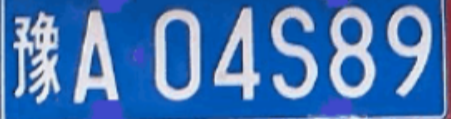
#> input picture test1.png, 451 x 119 px, found by its file name
$ python '车牌字符——模板匹配项目.py'
#> lines starting #> are read from the running program, lines starting #| are printed output that depends on the picture; after the words box and inside, x2 and y2 are one past the last pixel; in counts of white or black regions, pixels touching at a corner belong together
'''（模板匹配）'''

import cv2, os
import numpy as np

# 读取模板
template_chars = ['0', '1', '2', '3', '4', '5', '6', '7', '8', '9',
            'A', 'B', 'C', 'D', 'E', 'F', 'G', 'H', 'J', 'K',
            'L', 'M', 'N', 'P', 'Q', 'R', 'S', 'T', 'U', 'V', 'W', 'X', 'Y', 'Z',
            '藏', '川', '鄂', '甘', '赣', '贵', '桂', '黑', '沪', '吉',
            '冀', '津', '晋', '京', '辽', '鲁', '蒙', '闽', '宁',
            '青', '琼', '陕', '苏', '皖', '湘', '新', '渝', '豫', '粤', '云', '浙']

# 图片预处理
def pre_processing(image):
    '''对图片进行预处理，保证后续操作的结果'''
    #第一步：将图片的高转换为120，保证各个函数传入参数的适用性
    target_height = 120
    h, w, _ = image.shape
    resize_ratio = target_height/h
    image = cv2.resize(image, None, fx=resize_ratio, fy=resize_ratio)
    #第二部：去噪
    image = cv2.GaussianBlur(image, (3, 3), 0)
    #第三步：转换为灰度图
    gray_image = cv2.cvtColor(image, cv2.COLOR_BGR2GRAY)
    # cv2.imshow("gray_image", gray_image)
    # cv2.waitKey()
    return gray_image


# 图像分割
def get_segment(gray_image):
    '''得到图像分割结果，区分出字符和非字符区域'''
    #第一步:使用0tsu阅值分割算法对分割出字符和非字符区域
    ret,  thresh_image = cv2. threshold(gray_image, 200, 255,cv2.THRESH_BINARY + cv2.THRESH_OTSU)
    #第二步:比较分割结果中白色和黑色像素数量，保证字符区域是白色
    area_white = 0
    area_black = 0
    height, width = gray_image.shape
    for i in range(width):
        for j in range(height):
            if thresh_image[j, i]==0:
                area_black += 1
            else:
                area_white += 1
        if area_white > area_black:
            thresh_image = 255 - thresh_image
    # cv2.imshow("thresh_image", thresh_image)
    # cv2.waitKey()
    return thresh_image


# 单个字符外接矩形
def get_rectangles(thresh_image, draw_contours=False, draw_rectangle=False):
    '''获取一张阈值分割结果，返回单个字符的外接矩形坐标列表
        draw_contours:显示轮廓绘制的结果
        draw_rectangle:显示矩形绘制的结果
    '''
    # 轮廓检测
    th1 = cv2.dilate(thresh_image, None)  # 膨胀
    contours, hierachy = cv2.findContours(th1, cv2.RETR_EXTERNAL, cv2.CHAIN_APPROX_SIMPLE)
    # 轮廓可视化
    th1_bgr = cv2.cvtColor(th1, cv2.COLOR_GRAY2BGR)  # 把单通道变成三通道，方便显示彩色
    if draw_contours:
        cv2.drawContours(th1_bgr, contours, -1, (0,0,255), 2)
        # cv2.imshow("contours", th1_bgr)
        # cv2.waitKey()

    '''外接矩形（包围框的提取于绘制）'''
    words = []  # 保存所有字符的外接矩形
    height, width = th1.shape  # 拿到整张图片的高和宽
    for contour in contours:  # 拿到每条轮廓的点的坐标
        rect = cv2.boundingRect(contour)  # 获取当前轮廓的外接矩形
        # 只保留高宽比在1.5-3.5范围内的矩形，并且这个矩形的高/整张图像的高大于0.3
        if rect[3] / rect[2] > 1.5 and rect[3] / rect[2] < 3.5 and rect[3] / height > 0.3:
            words.append(rect)  # 将当前矩形加入矩形列表
            if draw_rectangle:
                cv2.rectangle(th1_bgr, (rect[0], rect[1]), (rect[0] + rect[2], rect[1] + rect[3]),
                             (255, 255, 0), 3)  # 绘制矩形
                # cv2.imshow("rectangle", th1_bgr)
                # cv2.waitKey()
    return words

# 单字符图片列表
def get_single_words(image, words):
    '''对矩形从左至右排序，并且提取每一个矩形的ori; image：二值图片，words：矩形列表'''
    #根据每个元素的第一个值进行从小到大的排序
    words.sort(key=lambda x:x[0])
    #提取单个字符的ori，把单个字符的图片保存在words——imgs中
    words_imgs = []
    for rect in words:
        #取左上角xy坐标分别为(rect[0], rect[1]), 宽和高分别为rect[2]和rect[3]的ori
        current_img = image[rect[1]:rect[1]+rect[3], rect[0]:rect[0]+rect[2]]
        words_imgs.append(current_img)
        cv2.imshow("current_img",current_img)
        cv2.waitKey()
    return words_imgs


def read_directory(directory_name):
    '''遍历文件夹，返回文件夹下所有文件的路径'''
    referImg_list = []
    for filename in os.listdir(directory_name):
        referImg_list.append(directory_name + "/" + filename)
    return referImg_list

def get_templates():
    '''获取字符模板图片路径'''
    # 获取中文字符模板路径
    chinese_words = []
    for i in range(34, 64):
        c_word = read_directory('D:\\desk\\images\\refer1\\' + template_chars[i])
        chinese_words.append(c_word)
    # 获取英文和数字字符模板路径
    english_words = []
    for i in range(0, 34):
        c_word = read_directory('D:\\desk\\images\\refer1\\' + template_chars[i])
        english_words.append(c_word)
    return chinese_words, english_words

def get_charactor(char_img, templates, match_chinese=True):
    '''根据字符模板获取最佳匹配字符，并返回
    char_img: 要识别的字符图片， templates: 模板路径列表，natch_chinese: 是否匹配中文'''
    best_score = 0 #记录最高得分
    best_char = '' #记录最高得分对应的字符
    # TO DO：遍历所有字符模板，i代表字符序号，返回最高得分的字符
    for i in range(len(templates)):
        current_char_paths = templates[i] #拿到第i个字符所有模板图片路径
        for current_char_path in current_char_paths: #拿到当前的模板图片路径
            #读取模板图片
            templates_img = cv2.imdecode(np.fromfile(current_char_path, dtype=np.uint8), 1)
            #对模板图片进行阈值分割
            templates_img = cv2.cvtColor(templates_img, cv2.COLOR_BGR2GRAY)
            ret, templates_img = cv2.threshold(templates_img, 0, 255, cv2.THRESH_BINARY+cv2.THRESH_OTSU)
            #将要识别的字符图片缩放到和模板图片一样的大小
            height, width = templates_img.shape
            char_img = cv2.resize(char_img, (width, height))
            #进行模板匹配
            result = cv2.matchTemplate(char_img, templates_img, cv2.TM_CCOEFF)
            #记录最高的得分和对应的字符
            if result[0][0] > best_score:
                best_score = result[0][0]
                if match_chinese:
                    best_char = template_chars[i+34]
                else:
                    best_char = template_chars[i]
    return best_char


rawImage = cv2.imread("D:\\desk\\images\\car_license\\test1.png")
#> rawImage is the input picture: shape (119, 451, 3); mean B, G, R 182.5, 119, 69.2
cv2.imshow("rawImage",rawImage)
#预处理
gray_image = pre_processing(rawImage)
#> in pre_processing, `gray_image = cv2.cvtColor(image, cv2.COLOR_BGR2GRAY)`:
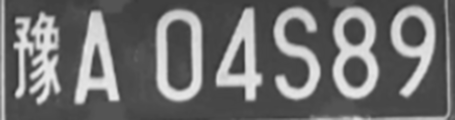
#> gray_image: shape (120, 455); min 50, max 234, mean 111.2
# 分割字符和非字符区域
thresh_image = get_segment(gray_image)
#> in get_segment, `ret,  thresh_image = cv2. threshold(gray_image, 200, 255,cv2.THRESH_BI..`:
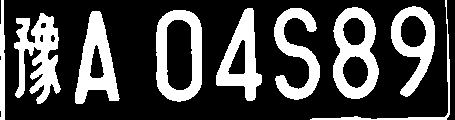
#> thresh_image: shape (120, 455); 28.3% white; 9 white regions, largest, box (x1, y1, x2, y2) and area: (14, 13, 61, 104) 2308, (333, 7, 379, 99) 2272, (156, 10, 202, 102) 2179
#> in get_segment, `ret,  thresh_image = cv2. threshold(gray_image, 200, 255,cv2.THRESH_BI..`: ret = 137
#> after the loop in get_segment, `for i in range(width):`: area_black = 39194; area_white = 15406
#得到单个字符的外接矩形坐标
words_rectangle = get_rectangles(thresh_image, draw_contours=True,draw_rectangle=True)
#> in get_rectangles, `th1 = cv2.dilate(thresh_image, None)`:
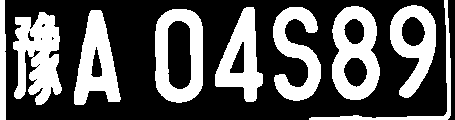
#> th1: shape (120, 455); 35.5% white; 9 white regions
#> in get_rectangles, `contours, hierachy = cv2.findContours(th1, cv2.RETR_EXTERNAL, cv2.CHAI..`: contours = 9 contours; largest, box (x1, y1, x2, y2) and area: (155, 9, 203, 103) 3946, (332, 6, 380, 100) 3542, (13, 12, 62, 105) 2884, (390, 5, 436, 98) 2549, (74, 10, 121, 105) 2536
#> in get_rectangles, `th1_bgr = cv2.cvtColor(th1, cv2.COLOR_GRAY2BGR)`: th1_bgr: shape (120, 455, 3); 35.5% white; 9 white regions, largest, box (x1, y1, x2, y2) and area: (13, 12, 62, 105) 3030, (332, 6, 380, 100) 2781, (155, 9, 203, 103) 2652
#> in get_rectangles, `cv2.drawContours(th1_bgr, contours, -1, (0,0,255), 2)`:
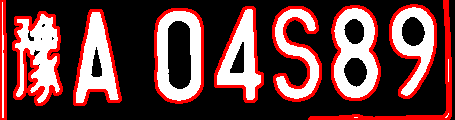
#> th1_bgr: shape (120, 455, 3); mean B, G, R 63.3, 63.3, 104.7
#> the loop in get_rectangles, `for contour in contours:` made 9 passes
#> rect on passes 1 to 9: (13, 12, 49, 93), (74, 10, 47, 95), (155, 9, 48, 94), (273, 7, 48, 94), (215, 7, 48, 95), (332, 6, 48, 94), (390, 5, 46, 93), (309, 0, 142, 120), (0, 0, 6, 120)
#> after the loop in get_rectangles, `for contour in contours:`:
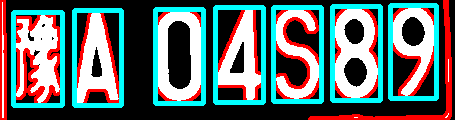
#> th1_bgr: shape (120, 455, 3); 18.01% of pixels changed, all inside (x1, y1, x2, y2) = (11, 3, 439, 108)
#> after the loop in get_rectangles, `for contour in contours:`: words = [(13, 12, 49, 93), (74, 10, 47, 95), (155, 9, 48, 94), (273, 7, 48, 94), (215, 7, 48, 95), (332, 6, 48, 94), (390, 5, 46, 93)]
#> words_rectangle has the same summary as words in get_rectangles
#得到单个字符图片的列表
words_imgs = get_single_words(thresh_image, words_rectangle)
#> the loop in get_single_words, `for rect in words:` made 7 passes
#> pass 1, in get_single_words, `current_img = image[rect[1]:rect[1]+rect[3], rect[0]:rect[0]+rect[2]]`:
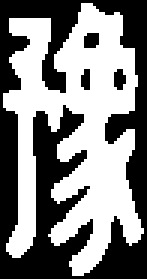
#> current_img: shape (93, 49) (shown 3 times larger); 50.6% white; 4 black regions (1 under 20 px), largest, box (x1, y1, x2, y2) and area: (0, 0, 49, 93) 2186, (28, 11, 33, 16) 23, (38, 23, 42, 30) 22
#> pass 3, in get_single_words, `current_img = image[rect[1]:rect[1]+rect[3], rect[0]:rect[0]+rect[2]]`:
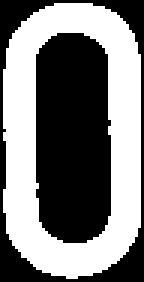
#> current_img: shape (94, 48) (shown 3 times larger); 48.3% white; 1 white region, box (x1, y1, x2, y2) and area: (1, 1, 47, 93) 2179
#> after the loop in get_single_words, `for rect in words:`: words_imgs = 7 items
#> words_imgs = 7 items
# #读取模板
chinese_words, english_words = get_templates()
#> (the run stopped early here; a loop or call above may not have finished)
